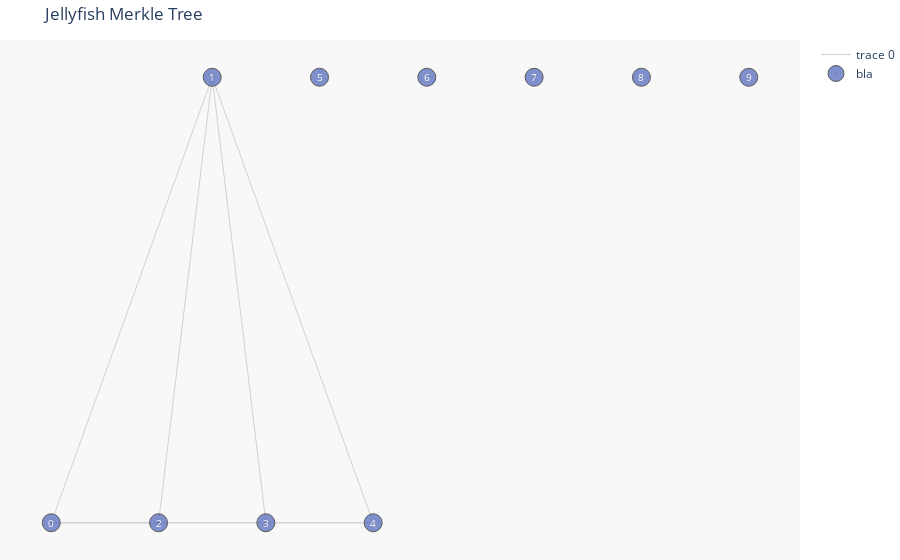

The notebook cell this image was saved under:
### Code cell
import igraph as ig
import plotly.graph_objects as go


edges = [(0, 1), (0, 2), (0, 3), (0, 4), (1, 2), (1, 3), (1, 4), (3, 4)]
nr_vertices = len(bits)
v_label = list(map(str, range(nr_vertices)))

G = ig.Graph(nr_vertices, edges)
lay = G.layout('rt')


position = {k: lay[k] for k in range(nr_vertices)}
Y = [lay[k][1] for k in range(nr_vertices)]
M = max(Y)

# es = EdgeSeq(G) # sequence of edges
# E = [e.tuple for e in G.es] # list of edges

L = len(position)
Xn = [position[k][0] for k in range(L)]
Yn = [2*M-position[k][1] for k in range(L)]
Xe = []
Ye = []
for edge in edges:
    Xe+=[position[edge[0]][0],position[edge[1]][0], None]
    Ye+=[2*M-position[edge[0]][1],2*M-position[edge[1]][1], None]



fig = go.Figure()
fig.add_trace(go.Scatter(x=Xe,
                   y=Ye,
                   mode='lines',
                   line=dict(color='rgb(210,210,210)', width=1),
                   hoverinfo='none'
                   ))
fig.add_trace(go.Scatter(x=Xn,
                  y=Yn,
                  mode='markers',
                  name='bla',
                  marker=dict(symbol='circle-dot',
                                size=18,
                                color='#6175c1',    #'#DB4551',
                                line=dict(color='rgb(50,50,50)', width=1)
                                ),
                  text=v_label,
                  hoverinfo='text',
                  opacity=0.8
                  ))

axis = dict(showline=False, # hide axis line, grid, ticklabels and  title
            zeroline=False,
            showgrid=False,
            showticklabels=False,
            )

fig.update_layout(title= 'Jellyfish Merkle Tree',
              annotations=make_annotations(position, v_label, v_label),
              font_size=12,
              showlegend=True,
              xaxis=axis,
              yaxis=axis,
              margin=dict(l=0, r=40, b=0, t=40),
              hovermode='closest',
              plot_bgcolor='rgb(248,248,248)'
              )
fig.show()

### Figure 1 — Plotly figure (JSON) as saved in the notebook; plotly's stock layout.template omitted (floating-point values rounded to 4 significant figures)
{"data": [{"hoverinfo": "none", "line": {"color": "rgb(210,210,210)", "width": 1}, "mode": "lines", "type": "scatter", "x": [-4, -2.5, null, -4, -3, null, -4, -2, null, -4, -1, null, -2.5, -3, null, -2.5, -2, null, -2.5, -1, null, -2, -1, null], "y": [2, 3, null, 2, 2, null, 2, 2, null, 2, 2, null, 3, 2, null, 3, 2, null, 3, 2, null, 2, 2, null]}, {"hoverinfo": "text", "marker": {"color": "#6175c1", "line": {"color": "rgb(50,50,50)", "width": 1}, "size": 18, "symbol": "circle-dot"}, "mode": "markers", "name": "bla", "opacity": 0.8, "text": ["0", "1", "2", "3", "4", "5", "6", "7", "8", "9"], "type": "scatter", "x": [-4, -2.5, -3, -2, -1, -1.5, -0.5, 0.5, 1.5, 2.5], "y": [2, 3, 2, 2, 2, 3, 3, 3, 3, 3]}], "layout": {"annotations": [{"font": {"color": "rgb(250,250,250)", "size": 10}, "showarrow": false, "text": "0", "x": -4, "xref": "x", "y": 2, "yref": "y"}, {"font": {"color": "rgb(250,250,250)", "size": 10}, "showarrow": false, "text": "1", "x": -2.5, "xref": "x", "y": 3, "yref": "y"}, {"font": {"color": "rgb(250,250,250)", "size": 10}, "showarrow": false, "text": "2", "x": -3, "xref": "x", "y": 2, "yref": "y"}, {"font": {"color": "rgb(250,250,250)", "size": 10}, "showarrow": false, "text": "3", "x": -2, "xref": "x", "y": 2, "yref": "y"}, {"font": {"color": "rgb(250,250,250)", "size": 10}, "showarrow": false, "text": "4", "x": -1, "xref": "x", "y": 2, "yref": "y"}, {"font": {"color": "rgb(250,250,250)", "size": 10}, "showarrow": false, "text": "5", "x": -1.5, "xref": "x", "y": 3, "yref": "y"}, {"font": {"color": "rgb(250,250,250)", "size": 10}, "showarrow": false, "text": "6", "x": -0.5, "xref": "x", "y": 3, "yref": "y"}, {"font": {"color": "rgb(250,250,250)", "size": 10}, "showarrow": false, "text": "7", "x": 0.5, "xref": "x", "y": 3, "yref": "y"}, {"font": {"color": "rgb(250,250,250)", "size": 10}, "showarrow": false, "text": "8", "x": 1.5, "xref": "x", "y": 3, "yref": "y"}, {"font": {"color": "rgb(250,250,250)", "size": 10}, "showarrow": false, "text": "9", "x": 2.5, "xref": "x", "y": 3, "yref": "y"}], "font": {"size": 12}, "hovermode": "closest", "margin": {"b": 0, "l": 0, "r": 40, "t": 40}, "plot_bgcolor": "rgb(248,248,248)", "showlegend": true, "title": {"text": "Jellyfish Merkle Tree"}, "xaxis": {"showgrid": false, "showline": false, "showticklabels": false, "zeroline": false}, "yaxis": {"showgrid": false, "showline": false, "showticklabels": false, "zeroline": false}}}
